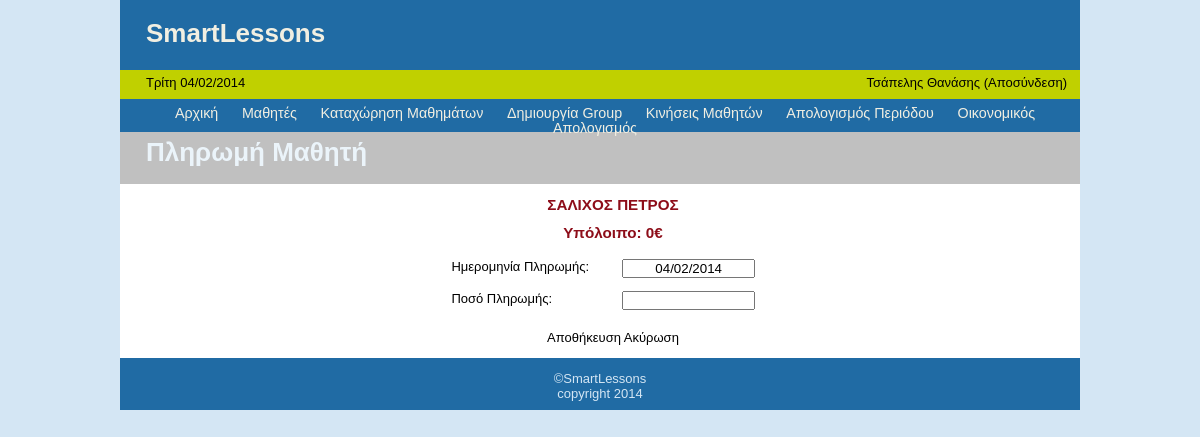
Screenshot of /studentPayment.php?id=11 (signed in) with the database file from the repository.
### tables this page shows
CREATE TABLE IF NOT EXISTS `students` (
  `id` int(6) NOT NULL AUTO_INCREMENT,
  `lastName` varchar(30) NOT NULL,
  `firstName` varchar(25) NOT NULL,
  `mobile` varchar(10) NOT NULL,
  `phone` varchar(10) NOT NULL,
  `sugPrice` float NOT NULL,
  `remarks` text NOT NULL,
  `creationDate` datetime NOT NULL,
  `editDate` datetime NOT NULL,
  `rest` float NOT NULL,
  PRIMARY KEY (`id`)
);

### inc/functions.php (called while the page is built, shortened)
<?php
function getStudentById($studId){
	global $connection;
	$query = "SELECT * ";
	$query .= "FROM students ";
	$query .= "WHERE id=" . $studId . " ";
	$query .= "LIMIT 1";
	$rSet = mysql_query($query, $connection);
	$stud = mysql_fetch_array($rSet);
	if( $stud ){
		return $stud;
	}
	else{
		return NULL;
	}
}
?>

### studentPayment.php (the view, shortened to what this page needs)
<?php require_once("inc/connection.php"); ?>
<?php require_once("inc/functions.php"); ?>
<?php include("inc/header.php"); ?>
<?php include("inc/statusBar.php"); ?>
<?php include("inc/menuBar.php"); ?>
<?php
	if( !isset($_GET['id']) || empty($_GET['id'])  ){
		header("Location: students.php");
		exit;
	}
	else{
		$std = getStudentById( $_GET['id'] );
		$lastName = $std['lastName'];
		$firstName = $std['firstName'];
		$rest = $std['rest'];
	}
?>
				<div id="navigation" style="height:2em;">
						<h1 style="float:left;">Πληρωμή Μαθητή</h1>
				</div>
				<div id="page">
					<div style="text-align:center;margin:auto; width:100%">
						<p>
							<?php
								echo "<h3>{$lastName} {$firstName}</h3>";
							?>
						</p>
						<div style="padding:1em 0 1em 0;">
							<?php
								echo "<h3>Υπόλοιπο: {$rest}&euro;</h3>";
							?>
						</div>
						<form action="" id="frmStudentPayment" name="frmStudentPayment" method="post">
							<div>
								<table style="margin:auto; width:36%">
									<tr>
										<td>Ημερομηνία Πληρωμής:</td>
										<td><input type="text" style="width:10em;text-align:center;" name="payDate" id="payDate" /></td>
									</tr>
									<tr>
										<td>Ποσό Πληρωμής:</td>
										<td><input type="text" style="width:10em;text-align:right;" name="payAmount" id="payAmount" /></td>
									</tr>
								</table>
							</div>
							<div style="padding:1em 0 1em 0;">
								<a href="javascript:void(0)" onClick="validatePaymentForm( document.getElementById('frmStudentPayment') );" id="saveBtn">
									Αποθήκευση
								</a>
								<a href="students.php" id="cancelBtn">
									Ακύρωση
								</a>
							</div>
						</form>
					</div>
				</div>
				<link href="http://ajax.googleapis.com/ajax/libs/jqueryui/1.8/themes/base/jquery-ui.css" rel="stylesheet" type="text/css"/>
<?php require("inc/footer.php"); ?>

### css/style.css (style rules this page uses)
html { height: 100%; width: 100%; }
body { font-family: Verdana, Arial, Helvetica, sans-serif; background: #D4E6F4; font-size: 13px; line-height: 15px; text-align:center; }
* { margin:0; padding:0; }
table, tr, td { border-collapse: collapse; vertical-align: top; font-size: 13px; line-height: 15px; }
a { color: #000; text-decoration:none; }
table td { padding: 0.5em; }
#navigation { padding: 1em 2em; color: #EBF4FA; background: #C0C0C0; height:2em; clear:both; }
#page { padding-left: 2em; padding-top: 1em; vertical-align: top; background: #fff; }
#page h3 { color: #8D0D19; }

### rows the page displays
students: lastName "ΣΑΛΙΧΟΣ", firstName "ΠΕΤΡΟΣ", rest "0"

### other values shown
$_SESSION['lastName'] "Τσάπελης"
$_SESSION['firstName'] "Θανάσης"
